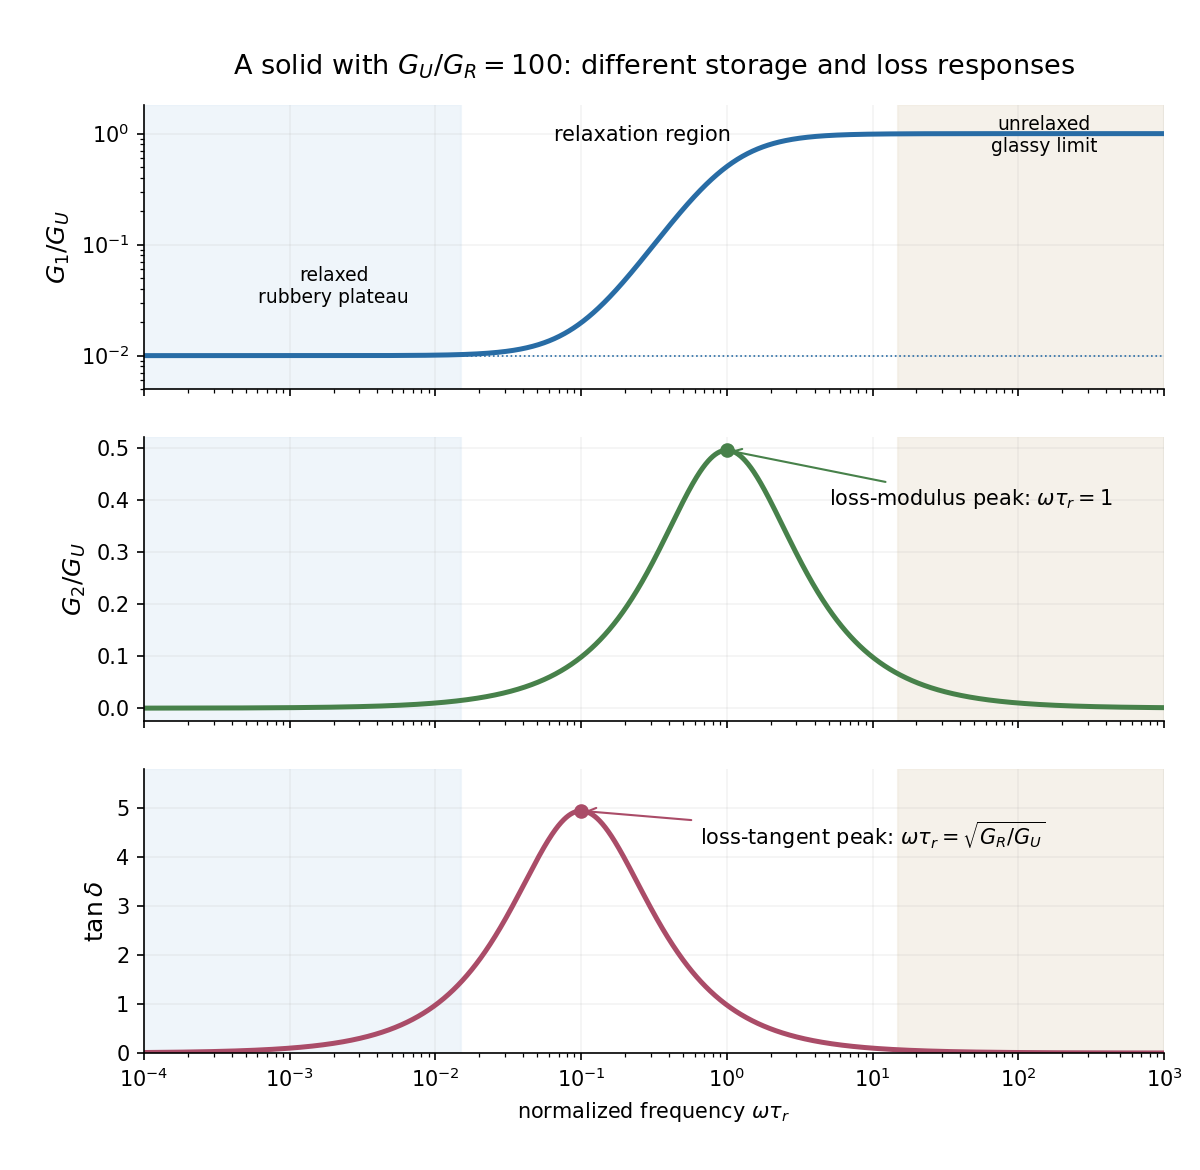

This figure's Python source:
"""Original standard-linear-solid spectra. Python 3.14; NumPy, Matplotlib."""
from pathlib import Path
import matplotlib
matplotlib.use('Agg')
import matplotlib.pyplot as plt
import numpy as np

x = np.logspace(-4, 3, 1801)
g_r, g_u = 1., 100.
g1 = g_r+(g_u-g_r)*x*x/(1+x*x)
g2 = (g_u-g_r)*x/(1+x*x)
loss = g2/g1
fig, axes = plt.subplots(3, 1, figsize=(8.0, 7.8), sharex=True, facecolor='white')
labels = [(g1/g_u, '#286ca5', r'$G_1/G_U$'), (g2/g_u, '#47814a', r'$G_2/G_U$'),
          (loss, '#aa4c68', r'$\tan\delta$')]
for ax, (values, color, ylabel) in zip(axes, labels):
    ax.semilogx(x, values, color=color, linewidth=2.4)
    ax.set_ylabel(ylabel, fontsize=12)
    ax.grid(alpha=.15)
    ax.spines[['top', 'right']].set_visible(False)
    ax.axvspan(1e-4, .015, color='#e9f2f9', alpha=.7, zorder=0)
    ax.axvspan(15, 1e3, color='#f1ece2', alpha=.7, zorder=0)
axes[0].set_yscale('log')
axes[0].set_ylim(.005, 1.8)
axes[0].text(.002, .03, 'relaxed\nrubbery plateau', ha='center', fontsize=9)
axes[0].text(150, .68, 'unrelaxed\nglassy limit', ha='center', fontsize=9)
axes[0].text(.065, .85, 'relaxation region', fontsize=10)
axes[0].axhline(g_r/g_u, color='#286ca5', linestyle=':', linewidth=.8)
axes[1].plot(1, (g_u-g_r)/(2*g_u), 'o', color='#47814a')
axes[1].annotate(r'loss-modulus peak: $\omega\tau_r=1$', xy=(1, (g_u-g_r)/(2*g_u)),
                 xytext=(5, .39), fontsize=10, arrowprops=dict(arrowstyle='->', color='#47814a'))
peak = np.sqrt(g_r/g_u)
height = (g_u-g_r)/(2*np.sqrt(g_r*g_u))
axes[2].plot(peak, height, 'o', color='#aa4c68')
axes[2].annotate(r'loss-tangent peak: $\omega\tau_r=\sqrt{G_R/G_U}$', xy=(peak, height),
                 xytext=(.65, 4.25), fontsize=10, arrowprops=dict(arrowstyle='->', color='#aa4c68'))
axes[2].set(xlim=(1e-4, 1e3), ylim=(0, 5.8), xlabel=r'normalized frequency $\omega\tau_r$')
axes[0].set_title(r'A solid with $G_U/G_R=100$: different storage and loss responses', fontsize=13, pad=15)
fig.subplots_adjust(left=.12, right=.97, top=.91, bottom=.10, hspace=.17)
fig.savefig(Path.cwd()/Path(__file__).with_suffix('.png').name, dpi=150, facecolor='white')
plt.close(fig)
